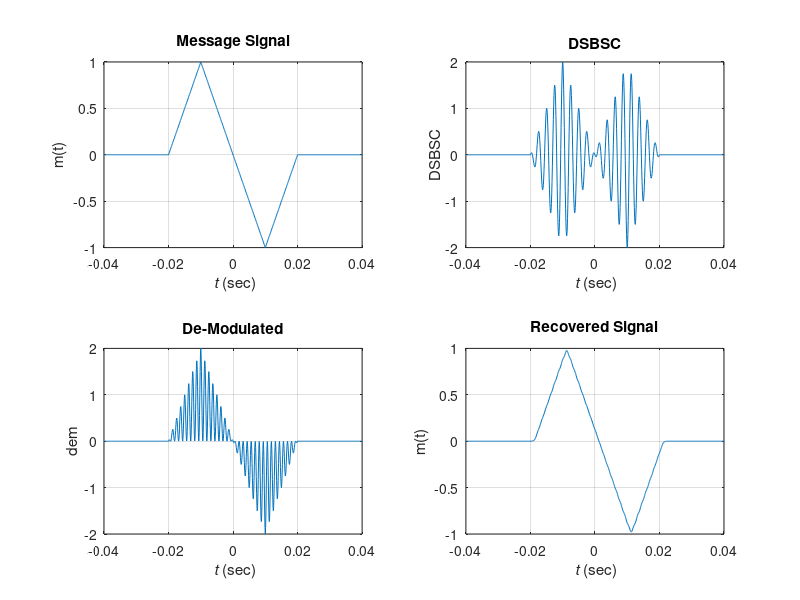
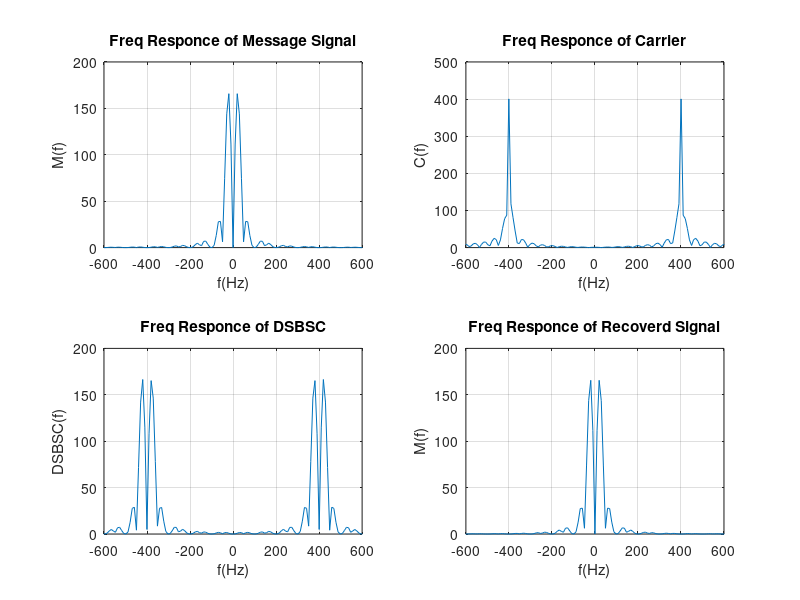

MATLAB code to generate these figures, in order:
                                    % =================================== %
                                    % PROGRAMMED BY SHEIKH MUKHTAR HUSSIN %
                                    % =================================== %

% ===============================
% DSBSC MODULATION SIGNAL 2 (Tri)
% ===============================

t1 = -0.02:1.e-4:0;
t2 = 0:1.e-4:0.02;
Ta = 0.01;


m1 = 1 - abs((t1+Ta)/Ta);
m1 = [zeros([1 200]),m1,zeros([1 400])];
m2 = 1 - abs((t2-Ta)/Ta);
m2 = [zeros([1 400]),m2,zeros([1 200])];

m = m1 - m2;

t = -0.04:1.e-4:0.04;
fc = 400;                                             % Frquency of carrier wave

c = cos(2*fc*pi*t);

% Modulation
dsb =  2*m.*c;

% ====================================
% De-Modulation By Synchoronous Method
% ====================================

dem = dsb.*c;

% ==============================
% Filtering out High Frequencies
% ==============================

a = fir1(25,100*1.e-4);
b = 1;
rec = filter(a,b,dem);

fl = length(t);
fl = 2^ceil(log2(fl));
f = (-fl/2:fl/2-1)/(fl*1.e-4);
mF = fftshift(fft(m,fl));                               % Frequency Responce of Message Signal
cF =  fftshift(fft(c,fl));                              % Frequency Responce of Carrier Signal
dsbF = fftshift(fft(dsb,fl));                           % Frequency Responce of DSBSC
recF = fftshift(fft(rec,fl));                           % Frequency Responce of Recovered Message Signal

% =============================
% Ploting signal in time domain
% =============================

figure(1);
subplot(2,2,1);                                    
plot(t,m);
title('Message Signal');
xlabel('{\it t} (sec)');
ylabel('m(t)');
grid;

subplot(2,2,2);
plot(t,dsb);
title('DSBSC');
xlabel('{\it t} (sec)');
ylabel('DSBSC');
grid;

subplot(2,2,3);
plot(t,dem);
title('De-Modulated');
xlabel('{\it t} (sec)');
ylabel('dem')
grid;

subplot(2,2,4);
plot(t,rec);
title('Recovered Signal');
xlabel('{\it t} (sec)');
ylabel('m(t)');
grid;

% ================================
% Ploting Freq Responce of Signals
% ================================

figure(2);
subplot(2,2,1);                                         
plot(f,abs(mF));
title('Freq Responce of Message Signal');
xlabel('f(Hz)');
ylabel('M(f)');
grid;
axis([-600 600 0 200]);


subplot(2,2,2);
plot(f,abs(cF));
title('Freq Responce of Carrier');
grid;
xlabel('f(Hz)');
ylabel('C(f)');
axis([-600 600 0 500]);


subplot(2,2,3);
plot(f,abs(dsbF));
title('Freq Responce of DSBSC');
xlabel('f(Hz)');
ylabel('DSBSC(f)');
grid;
axis([-600 600 0 200]);

subplot(2,2,4);
plot(f,abs(recF));
title('Freq Responce of Recoverd Signal');
xlabel('f(Hz)');
ylabel('M(f)');
grid;
axis([-600 600 0 200]);